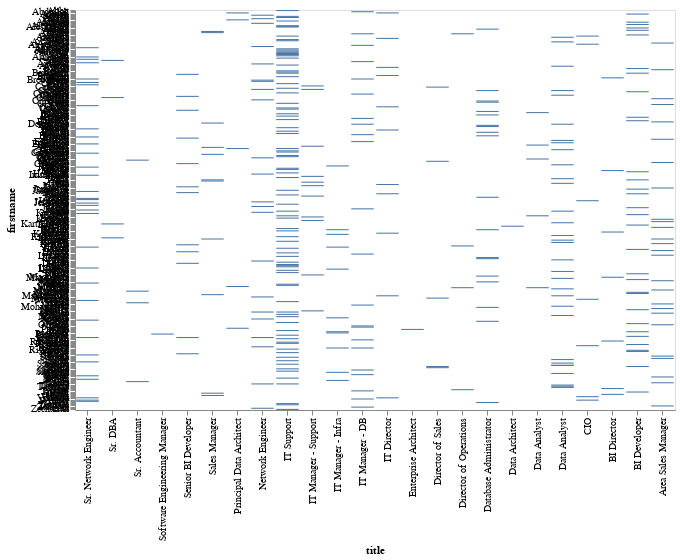

The notebook cell saved with this chart:
### Code cell
prepare_vega(eval_df['vega'].values[0], pd.DataFrame(eval(eval_df['data'].values[0])))

### Figure 1 — Vega-Lite specification as saved in the notebook (floating-point values rounded to 4 significant figures; data arrays with more than 128 entries replaced by an {"elided": "..."} marker saying what was removed)
{"config": {"view": {"continuousWidth": 300, "continuousHeight": 300}}, "data": {"name": "data-aad4d3be2b9d5ff1450033f32173bc26"}, "mark": "bar", "description": "What are the names and job titles of active employees in the IT department?", "encoding": {"tooltip": [{"field": "firstname", "type": "nominal"}, {"field": "lastname", "type": "nominal"}, {"field": "title", "type": "nominal"}], "x": {"field": "title", "sort": "-x", "type": "nominal"}, "y": {"field": "firstname", "type": "nominal"}}, "height": 400, "params": [{"name": "param_8", "select": {"type": "interval", "encodings": ["x", "y"]}, "bind": "scales"}], "width": 600, "$schema": "https://vega.github.io/schema/vega-lite/v5.json", "datasets": {"data-aad4d3be2b9d5ff1450033f32173bc26": {"elided": "375 records"}}}
